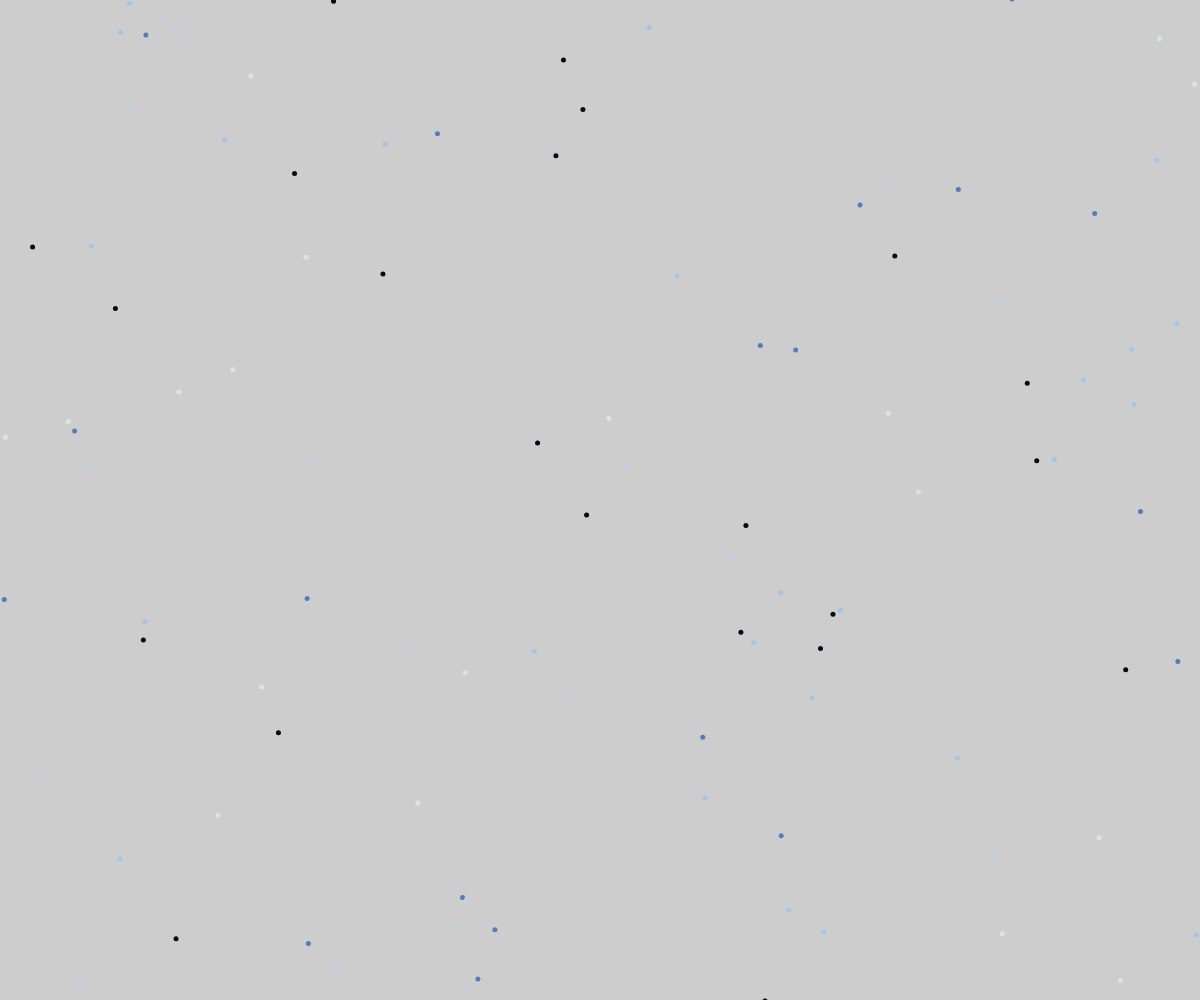
Frame 1 (no input)
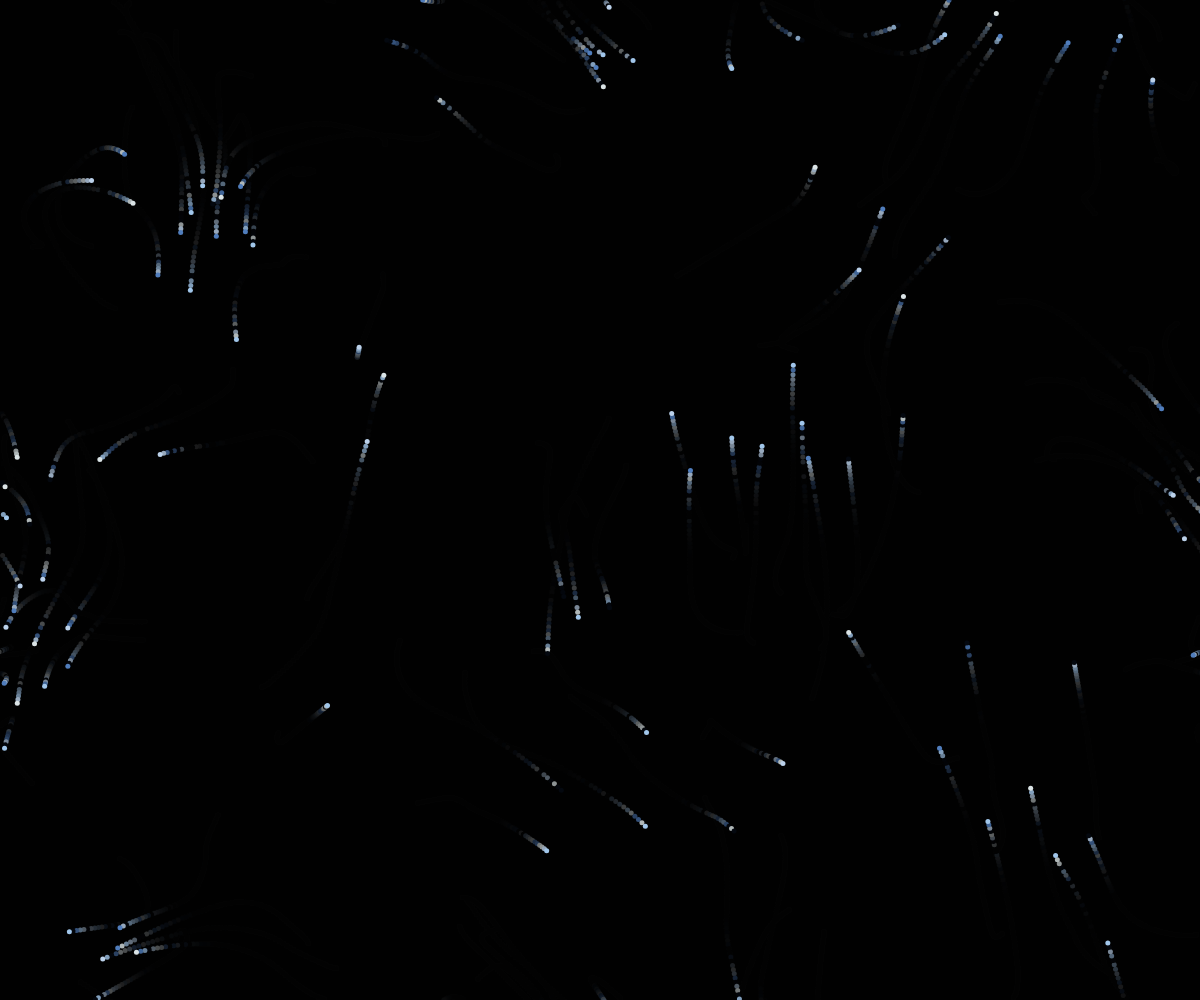
Frame 60 (no input)
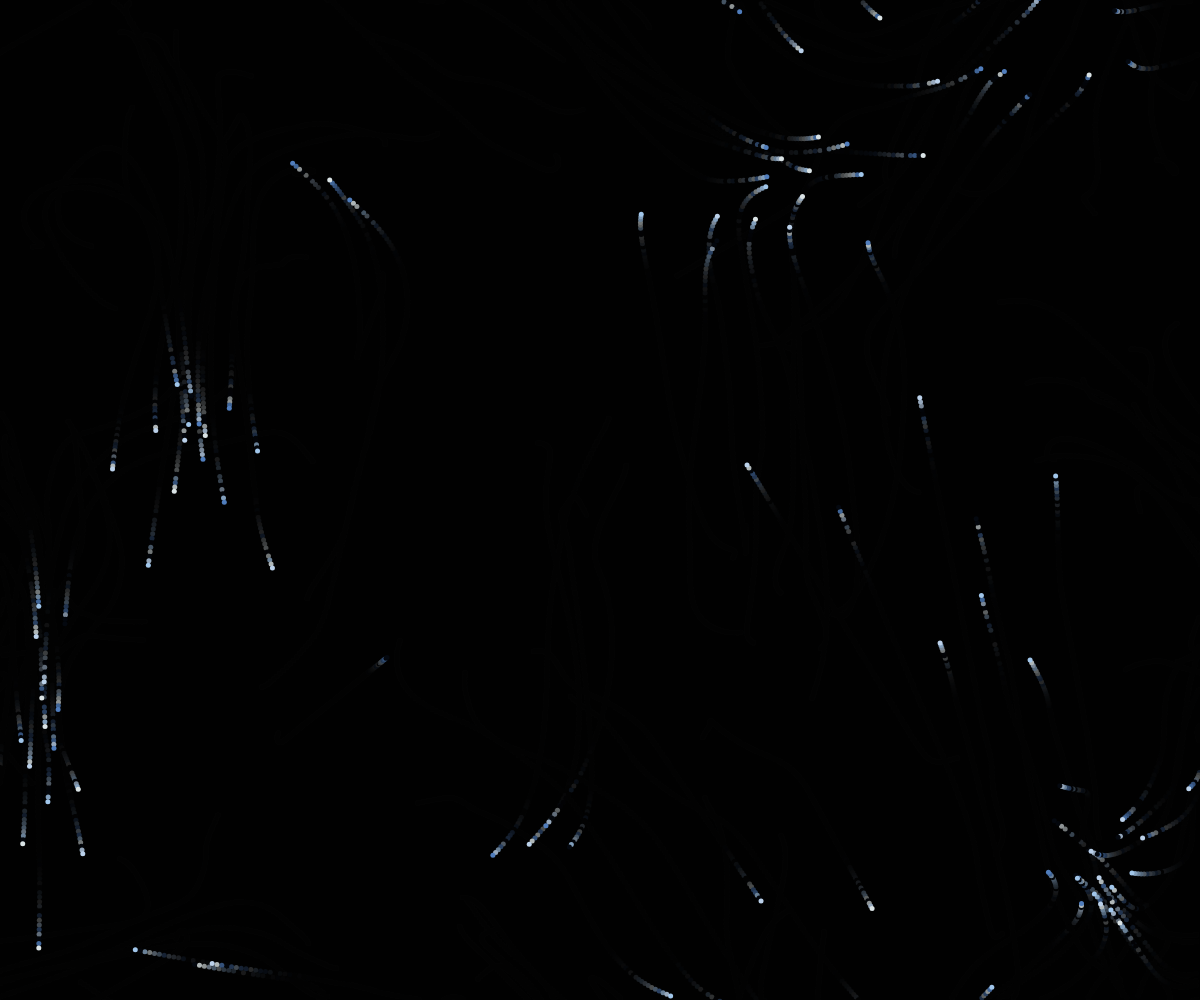
Frame 120 (the mouse pressed at the canvas centre since frame 60)

The p5.js sketch that drew these frames (run headless with seeded random() and noise() and a simulated clock; from frame 60 on, the mouse is pressed at the canvas centre):

// p5.js sketch
// ── sketch.js
const flock=[];

let alignmentSlider,cohesionSlider,separationSlider;

function setup() {
  createCanvas(windowWidth, windowHeight);
  
  alignmentSlider=createSlider(0,5,1,0.1);
  cohesionSlider=createSlider(0,5,1,0.1);
  separationSlider=createSlider(0,5,1,0.1);
  
  for(let i=0;i<100;i++){
    flock.push(new Boid());
  }
  

}

function mouseClicked(){
  show()
 
}
  



function draw() {
  background(0,50)
  
  
  
  for(let boid of flock){
    boid.edges();
    boid.flock(flock);
    boid.update();
    boid.show();
  }

}



// ── boid.js
class Boid{
    constructor(){
      this.position=createVector(random(width), random(height)); //位置(隨機)
      this.velocity=p5.Vector.random2D();//速度
      this.velocity.setMag(random(2,4))//隨機速度
      this.acceleration=createVector();//加速度
      this.maxForce=0.2;
      this.maxSpeed=5;
    }

    edges(){
      if(this.position.x>width){
        this.position.x=0
      }else if(this.position.x<0){
        this.position.x=width
      }
      if(this.position.y>height){
        this.position.y=0
      }else if(this.position.y<0){
        this.position.y=height
      }
    }
    
    align(boids){
      let perceptionRadius=100;
      let steering=createVector();
      let total=0;
      for(let other of boids){
        let d=dist(
          this.position.x,
          this.position.y,
          other.position.x,
          other.position.y
        );
        if(other !=this&&d<perceptionRadius){
          steering.add(other.velocity);
          total++;
        }
      }
      if(total>0){
        steering.div(total);
        steering.setMag(this.maxSpeed);
        steering.sub(this.velocity);
        steering.limit(this.maxForce);
        
        }
        return steering; 
    }

    cohesion(boids){
      let perceptionRadius=100;
      let steering=createVector();
      let total=0;
      for(let other of boids){
        let d=dist(
          this.position.x,
          this.position.y,
          other.position.x,
          other.position.y
        );
        if(other !=this&&d<perceptionRadius){
          steering.add(other.position);
          total++;
        }
      }
      if(total>0){
        steering.div(total);
        steering.sub(this.position);
        steering.setMag(this.maxSpeed);
        steering.sub(this.velocity);
        steering.limit(this.maxForce);
        
        }
        return steering; 
    }

    separation(boids){
      let perceptionRadius=100;
      let steering=createVector();
      let total=0;
      for(let other of boids){
        let d=dist(
          this.position.x,
          this.position.y,
          other.position.x,
          other.position.y
        );
        if(other !=this&&d<perceptionRadius){
          let diff=p5.Vector.sub(this.position,other.position)
          diff.div(d*d);
          steering.add(diff);
          total++;
        }
      }
      if(total>0){
        steering.div(total);
        steering.setMag(this.maxSpeed);
        steering.sub(this.velocity);
        steering.limit(this.maxForce);
        
        }
        return steering; 
    }

    flock(boids){
      
      let alignment=this.align(boids);
      let cohesion=this.cohesion(boids);
      let separation=this.separation(boids);
      
      alignment.mult(alignmentSlider.value())
      cohesion.mult(cohesionSlider.value())
      separation.mult(separationSlider.value())
      
      this.acceleration.add(alignment);
      this.acceleration.add(cohesion);
      this.acceleration.add(separation);
    }
    
    update(){
      
      this.position.add(this.velocity);
      this.velocity.add(this.acceleration);
      this.velocity.limit(this.maxSpeed);
      this.acceleration.mult(0);
    }
  
    
    show(){
      var colorsBlue = "04080f-507dbc-a1c6ea-bbd1ea-dae3e5".split("-").map(a=>"#"+a)
      let cc= random(colorsBlue) 
      fill(cc)
      noStroke()
     
      point(this.position.x,this.position.y,10)
      ellipse(this.position.x,this.position.y,5,5)
      
      
      
      
      //point(this.position.x,this.position.y);
    }
  }
